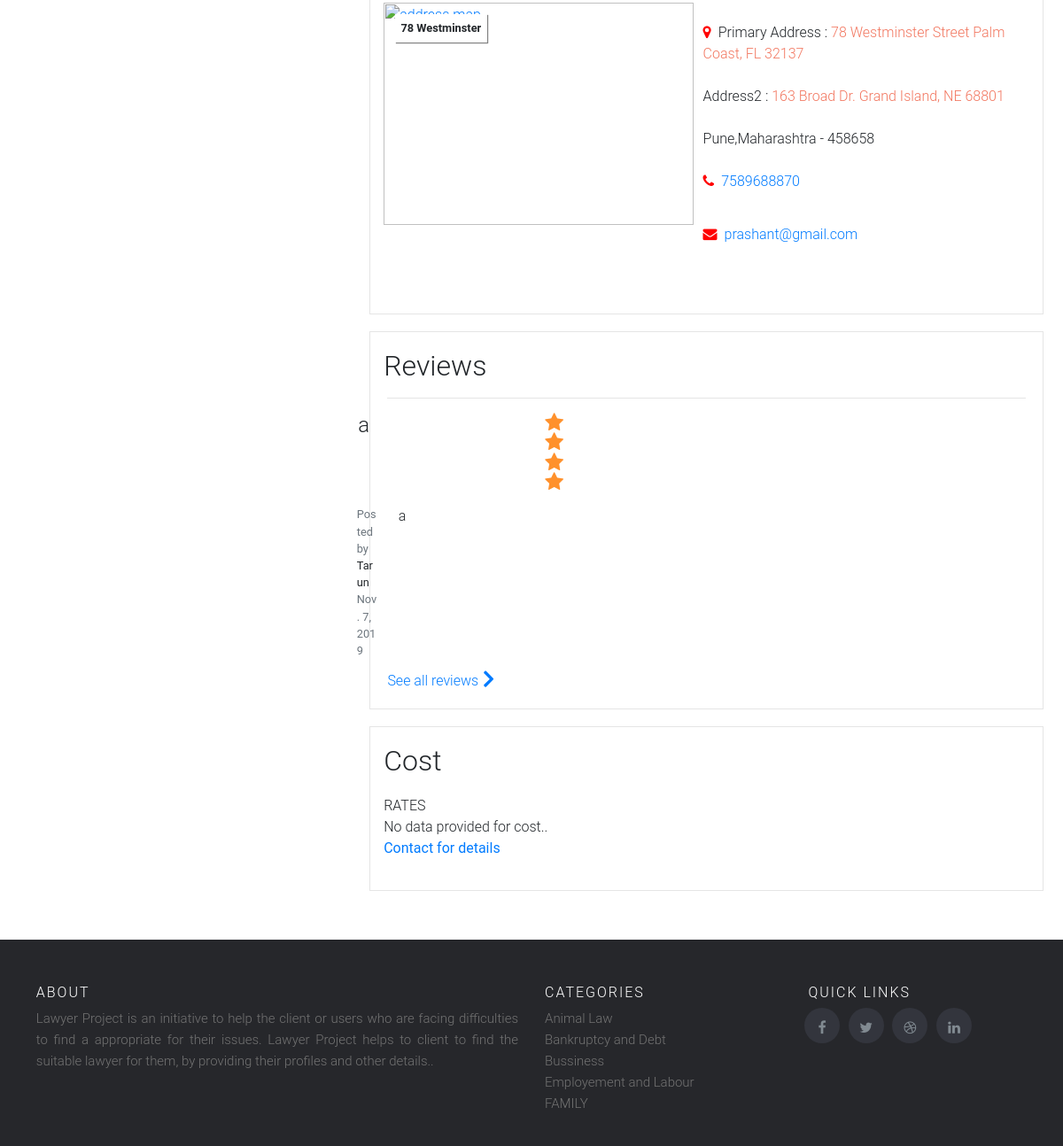
Before: /lawyer_profile/10 (signed in, lower part) with the older database file.
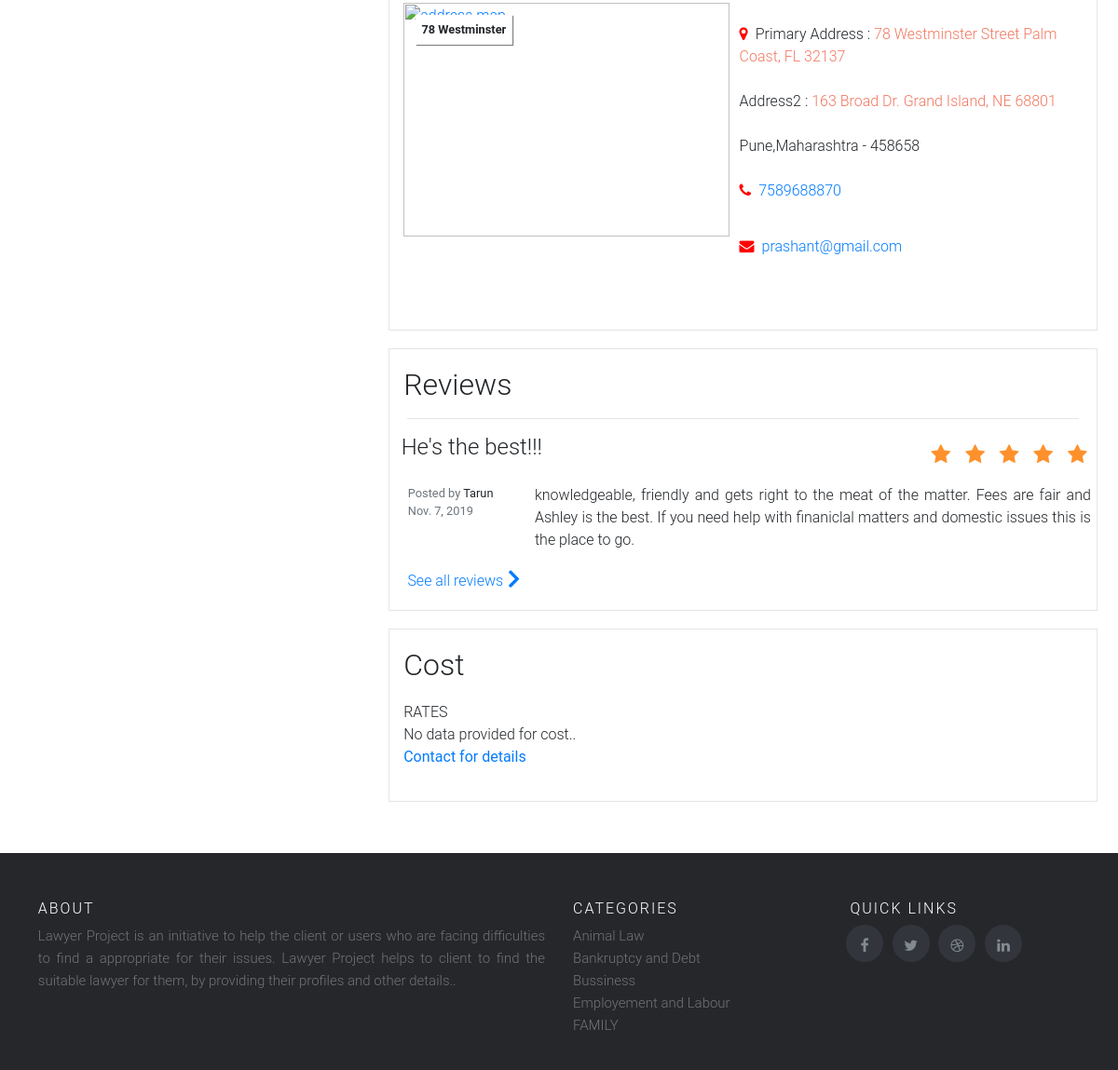
After: the same page with the newer database file.
### lawyer/models.py (models this page shows, shortened)
class Review_Lawyer(models.Model):
    lawyer_id = models.ForeignKey(Lawyer,on_delete=models.CASCADE, blank=False, null=False)
    user = models.ForeignKey(User,on_delete=models.CASCADE, blank=False, null=False)
    title = models.CharField(max_length=228, blank=False, null=False)
    review = models.CharField(max_length=5000, blank=False, null=False)
    rating = models.IntegerField(blank=False)
    date = models.DateField(blank=False, null=False,auto_now_add=True)
    class Meta:
        verbose_name_plural = 'Review Lawyer'

### lawyer/views.py (the view)
# urls.py: path('lawyer_profile/<lid>',views.lawyer_profile,name='lawyer_profile'),
@login_required(login_url='/login/')
def lawyer_profile(request,lid):
    lawyer1 = Lawyer.objects.get(user_id=lid)
    lawyer2 = Lawyer_practice_area.objects.filter(lawyer_id__user_id=lid)
    review_lawyer = Review_Lawyer.objects.filter(lawyer_id__user_id=lid).first()
    review_count = Review_Lawyer.objects.filter(lawyer_id__user_id=lid).values('lawyer_id__user_id').annotate(dcount=Count('review'))
    return render(request,'lawyer/lawyer_profile.html',{'lawyer1':lawyer1,'lawyer2':lawyer2,'review_lawyer':review_lawyer,'review_count':review_count})

### lawyer/models.py (called while the page is built)
    def __str__(self):
        return self.state_name

    def __str__(self):
        return self.practice

### lawyer/templatetags/calculate_experience.py (called while the page is built)
def experience(bday, d=None):
    if d is None:
        d = datetime.date.today().year
    return int(d) - int(bday)

### lawyer/templatetags/practice_menu.py (called while the page is built)
def practice_area():
    practice = Practice_area.objects.all()
    return practice

### lawyer/templatetags/subarea_filter.py (called while the page is built)
def subarea_list(subarea):
    res = ast.literal_eval(subarea)
    l = []
    for i in res:
        l.append(i)
    return l

### templates/lawyer/lawyer_profile.html (shortened to what the changed rows need)
{% extends 'client/base.html' %} {% block body_block %} {% load calculate_experience %}
{% load subarea_filter %}
<body>
    <div class="container">
        <div class="row">
            <div class="col-xs-12">
                <div>
                    <div class="row">
                        <div class="col-xs-12 col-md-8 v-profile-layout">
                            <div class="v-striped-sections">
                                <div>
                                    <div data-react-class="components/ReviewsSection" data-hydrate="t">
                                        <section id="client_reviews" data-reactroot="">
                                            <div class="profile-card">
                                                <div class="row">
                                                    <div class="col-xs-12 col-sm-6">
                                                        <h2 class="u-margin-top-0 u-margin-bottom-half" style="display:inline">Reviews</h2>
                                                    </div>
                                                </div>
                                                <hr/> {% if review_lawyer %}
                                                <div class="row">
                                                    <div class="col-xs-12">
                                                        <div class="u-vertical-margin-1">
                                                            <div class="row" itemscope="" itemtype="" itemprop="review">
                                                                <div class="col-xs-12" id="review-id-1884654">
                                                                    <div class="row u-vertical-margin-0">
                                                                        <div class="col-xs-12 col-md-9 pull-right">
                                                                            <h3 class="u-vertical-margin-0" itemprop="headline" style='margin-left: 6%;font-size: 24px'>{{review_lawyer.title}}</h3>
                                                                        </div>
                                                                        <div class="col-xs-12 col-md-3">
                                                                            <h2 class="u-vertical-margin-0">
                                                                                <div class='rating-stars' style='margin-left:-37%;'>
                                                                                    <ul>
                                                                                        {% for i in "x"|rjust:review_lawyer.rating %}
                                                                                        <li class='star'>
                                                                                            <i class='star fa fa-star fa-fw' style='font-size:0.7em;'></i>
                                                                                        </li>
                                                                                        {% endfor %}
                                                                                    </ul>
                                                                                </div>
                                                                            </h2>
                                                                        </div>
                                                                    </div>
                                                                    <div class="row">
                                                                        <div class="col-xs-12 col-md-3">
                                                                            <p class="u-vertical-padding-0" style="margin-left:24%;"><small><span class="text-muted">Posted by</span> {{review_lawyer.user}}<br class="hidden-xs"><span class="text-muted">{{review_lawyer.date}}</span></small></p>
                                                                        </div>
                                                                        <div class="col-xs-12 col-md-9">
                                                                            <div class="sidebar-box">{{review_lawyer.review}}</div>
                                                                        </div>
                                                                    </div>
                                                                </div>
                                                            </div>
                                                        </div>
                                                    </div>
                                                </div>
                                                <div class="row" style="margin-left:0%">
                                                    <div class="col-xs-12 text-center">
                                                        <div class="text-center">
                                                            <a class="strong" href="{% url 'viewall_review_lawyer'   lawyer1.user.id  %}">See all reviews
                        </a>
                                                        </div>
                                                    </div>
                                                </div>
                                                {% else %}
                                                <div class='row'>
                                                    <h4 class="u-margin-top-0 u-margin-bottom-half" style="display:inline">No Reviews Yet.</h4>
                                                </div>
                                                {% endif %}
                                            </div>
                                        </section>
                                    </div>
                                    <div data-react-class="components/CostsSection" data-react-props="{&quot;phone_number&quot;:true,&quot;payment_types&quot;:[&quot;Cash&quot;,&quot;Check&quot;,&quot;Credit Card&quot;],&quot;probono_contribution&quot;:0,&quot;free_consultation&quot;:null,&quot;fees&quot;:[]}"
                                        data-hydrate="t">
                                        <section id="cost" data-reactroot="">
                                            <div class="profile-card">
                                                <div class="row">
                                                    <div class="col-xs-12 col-sm-6">
                                                        <h2 class="u-margin-top-0 u-margin-bottom-half">Cost</h2>
                                                    </div>
                                                </div>
                                            </div>
                                        </section>
                                    </div>
                                </div>
                            </div>
                        </div>
                    </div>
                </div>
            </div>
        </div>
    </div>
</body>
{% endblock %}

Changed rows visible on the page:
changed Review_Lawyer "Tarun": title "a" → "He's the best!!!"; rating 4 → 5 (drawn); review "a" → "knowledgeable, friendly and gets right to the meat of the matter. Fees are fair and Ashley is the best. If you need help with finaniclal matters and domestic issues this is the place to go."
